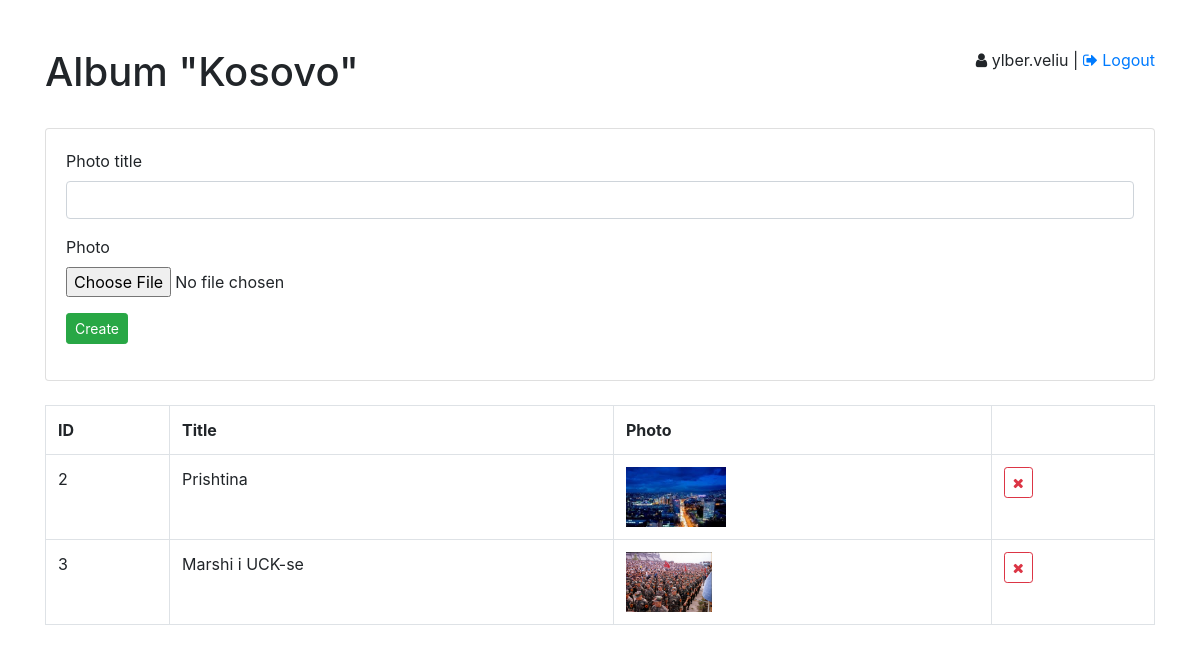
Page /photos/1 (signed in) on the committed database.
### app.py (models this page shows, shortened)
class Album(db.Model):
    id = db.Column(db.Integer, primary_key=True)
    title = db.Column(db.String(50), unique=True, nullable=False)
    user_id = db.Column(db.Integer, nullable=False)

class Photo(db.Model):
    id = db.Column(db.Integer, primary_key=True)
    title = db.Column(db.String(50), nullable=False)
    photo = db.Column(db.String(120), nullable=False)
    album_id = db.Column(db.Integer, nullable=False)

### app.py (the view, shortened to what this page needs)
@app.route("/photos/<int:album_id>", methods=["GET", "POST"])
def photos(album_id):
    if session['is_logged_in'] == True:
        album = Album.query.get_or_404(album_id)
        photos = Photo.query.filter_by(album_id=album.id).all()
        return render_template("admin/photos.html", photos=photos, album=album)
    else:
        return redirect(url_for("homepage"))

### templates/admin/photos.html (shortened to what this page needs)
<!DOCTYPE html>
<html lang="en">
<head>
    <link rel="stylesheet" href="https://stackpath.bootstrapcdn.com/bootstrap/4.5.2/css/bootstrap.min.css">
    <link rel="stylesheet" href="https://stackpath.bootstrapcdn.com/font-awesome/4.7.0/css/font-awesome.min.css">
</head>
<body>
    <div class="container my-5">
        <div class="row">
            <div class="col-md-6">
                <h1>Album "{{ album.title }}"</h1>
            </div>
            <div class="col-md-6">
                <p class="float-right">
                    <i class="fa fa-user"></i>
                    {{ session.get("username") }}
                    |
                    <a href="{{ url_for('logout') }}">
                        <i class="fa fa-sign-out"></i>
                        Logout
                    </a>
                </p>
            </div>
        </div>
        <div class="my-4">
            <div class="card">
                <div class="card-body">
                    <form action="{{ url_for('photos', album_id=album.id) }}" method="POST" enctype="multipart/form-data">
                        <div class="form-group">
                            <label for="title">Photo title</label>
                            <input type="text" name="title" id="title" class="form-control">
                        </div>
                        <div class="form-group">
                            <label for="photo" class="d-block">Photo</label>
                            <input type="file" name="photo" id="photo">
                        </div>
                        <div class="form-group">
                            <button type="submit" class="btn btn-sm btn-success">Create</button>
                        </div>
                    </form>
                </div>
            </div>
        </div>
        <div class="my-4">
            {%  if photos %}
                <div class="table-responsive">
                    <table class="table table-bordered">
                        <tr>
                            <th>ID</th>
                            <th>Title</th>
                            <th>Photo</th>
                            <th></th>
                        </tr>
                        {% for photo in photos %}
                        <tr>
                            <td>{{ photo.id }}</td>
                            <td>{{ photo.title }}</td>
                            <td>
                                <img src="{{ url_for('static', filename='photos/'+photo.photo) }}" alt="{{ photo.title }}" style="height: 60px">
                            </td>
                            <td>
                                <a href="{{ url_for('delete_photo', album_id=album.id, photo_id=photo.id) }}" class="btn btn-sm btn-outline-danger" onclick="return confirm('Are you sure?');" title="Delete photo">
                                    <i class="fa fa-close"></i>
                                </a>
                            </td>
                        </tr>
                        {% endfor %}
                    </table>
                </div>
            {% else %}
                <div class="alert alert-info">
                    No photo was added yet!
                </div>
            {% endif %}
        </div>
    </div>
</body>
</html>

### rows in the picture
Album: title "Kosovo"
Photo: id "2", title "Prishtina", photo (picture)
Photo: id "3", title "Marshi i UCK-se", photo (picture)

### other values in the picture
{{ session.get("username") }} "ylber.veliu"
